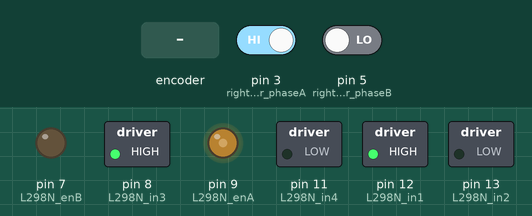
The sketch below on a simulated Arduino Uno, built with avr-gcc and run on an emulated ATmega328P. Shown: switched loads named in the sketch (green lamp = pin HIGH), output pins drawn as LEDs (lit = HIGH). The inputs (shaded band) are chosen by the test bench; at power-on: pin 3 (right_encoder_phaseA) HIGH, pin 5 (right_encoder_phaseB) LOW. What the sketch prints to the serial monitor is not drawn.

Above: at 1.2 s.
1.3 s: rotary encoder on pin 3 (right_encoder_phaseA) / pin 5 (right_encoder_phaseB) turned 1 step (first pin leading)
Timing chart, 0 to 4.3 s (numbered marks = the images above; inputs shaded):
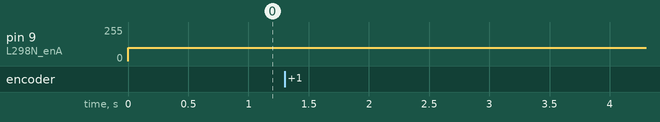

Measured:
- after the input at 1.3 s, every drawn part: stays the same

The sketch:

simple_encoder_reader.ino
```cpp
#define L298N_enA 9
#define L298N_in1 12
#define L298N_in2 13
#define right_encoder_phaseA 3
#define right_encoder_phaseB 5
#define L298N_enB 7
#define L298N_in3 8
#define L298N_in4 11
#define left_encoder_phaseA 2
#define left_encoder_phaseB 4

double cmd = 0;
volatile unsigned int right_encoder_counter = 0;
volatile char right_encoder_sign = 'p';
double right_encoder_meas_vel = 0.0;
volatile unsigned int left_encoder_counter = 0;
volatile char left_encoder_sign = 'p';
double left_encoder_meas_vel = 0.0;


unsigned long last_millis = 0;
const unsigned long interval = 100;   // ms

void setup() {
  pinMode(L298N_enA, OUTPUT);
  pinMode(L298N_in1, OUTPUT);
  pinMode(L298N_in2, OUTPUT);
  pinMode(L298N_enB, OUTPUT);
  pinMode(L298N_in3, OUTPUT);
  pinMode(L298N_in4, OUTPUT);
  pinMode(right_encoder_phaseA, INPUT);
  pinMode(right_encoder_phaseB, INPUT);

  attachInterrupt(digitalPinToInterrupt(right_encoder_phaseA), rightEncoderCallback, RISING);

  digitalWrite(L298N_in1, HIGH);
  digitalWrite(L298N_in2, LOW);
  digitalWrite(L298N_in3, HIGH);
  digitalWrite(L298N_in4, LOW);

  Serial.begin(115200);
}

void loop() {
  unsigned long now = millis();
  if (now - last_millis >= interval) {
    last_millis = now;

    // Copie + remise à zéro sans être interrompu
    noInterrupts();
    unsigned int count = right_encoder_counter;
    char sign = right_encoder_sign;
    right_encoder_counter = 0;
    interrupts();

    right_encoder_meas_vel = 10 * count * (60 / 385.0) * 0.10472;   // rad/s

    Serial.print(sign);
    Serial.println(right_encoder_meas_vel);
  }

  analogWrite(L298N_enA, 100);
}

void rightEncoderCallback() {
  right_encoder_counter++;
  right_encoder_sign = (digitalRead(right_encoder_phaseB) == HIGH) ? 'p' : 'n';
}
```
